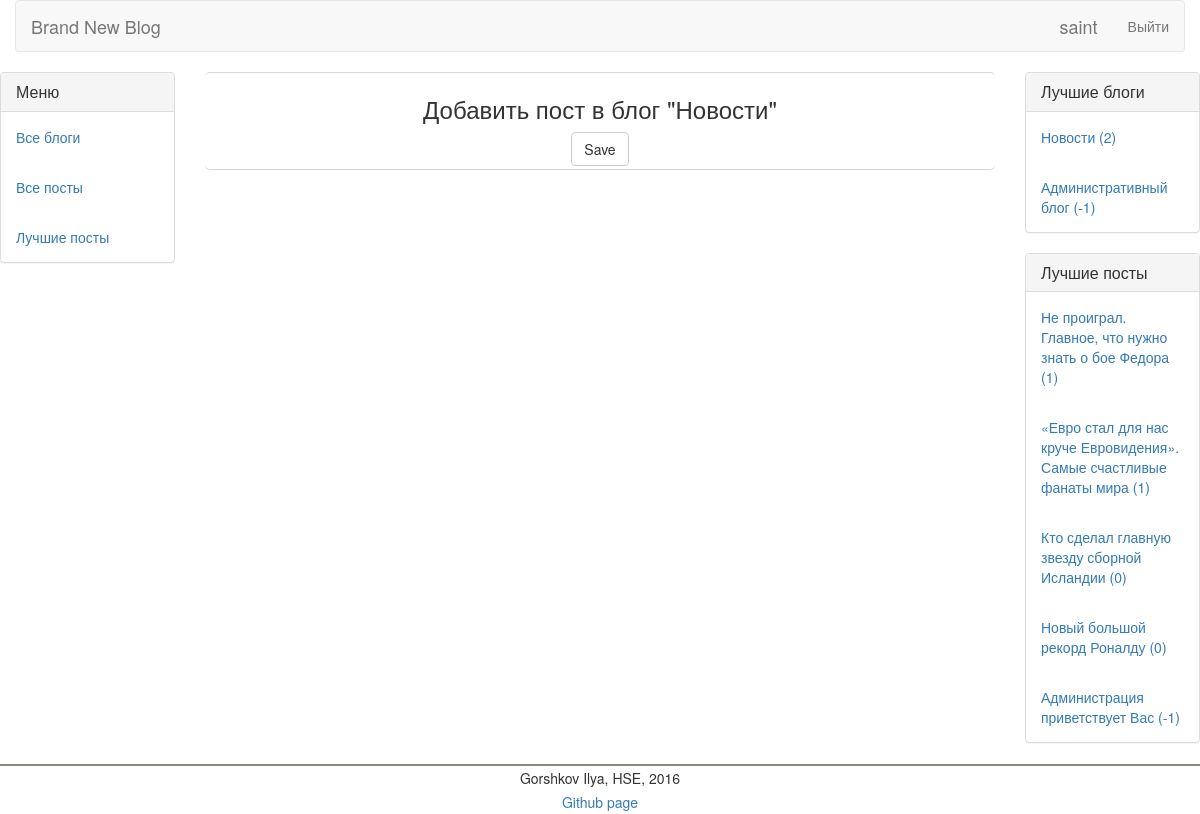
Screenshot of /blog/news/add_post (signed in) with the database file from the repository.
### collective_blog/models.py (models this page shows)
class Blog(models.Model):
     full_name = models.CharField(max_length=70)
     name = models.CharField(max_length=30)
     description = models.CharField(max_length=140, default = '')
     rating = models.IntegerField(default=0)
     def __str__(self):
        return self.full_name

class Post(models.Model):
     author = models.ForeignKey(User, default=0)
     blog = models.ForeignKey('Blog')
     title = models.CharField(max_length=70)
     text = models.TextField()
     rating = models.IntegerField(default=0)
     published_date = models.DateTimeField(
            blank=True, null=True)
     def __str__(self):
        return self.title

### collective_blog/views.py (the view)
# urls.py: url(r'^blog/(?P<blog_id>[a-zA-Z0-9]+)/add_post$', views.add_post, name='add_post'),
def add_post(request, blog_id):
    if not request.user.is_authenticated():
        return custom_handler404(request)
    Top_blogs, Top_posts = update_Blogs_and_Posts_by_rating()
    blog = Blog.objects.filter(name=blog_id)
    form = AddPostForm(request.POST)
    if request.method == 'POST':
        form = AddPostForm(request.POST)
        if form.is_valid():
            new_post = Post(blog = get_object_or_404(Blog, name=blog_id), title = form.cleaned_data['title'], text = form.cleaned_data['text'], published_date=timezone.now(), author=request.user)
            new_post.save()
            return blog_detail(request, blog_id)
    else:
        form = AddPostForm()
    return render(request, 'collective_blog/add_post.html', {"Blogs":Top_blogs, "Posts":Top_posts, "Blog_name":blog[0], "Form":AddPostForm, "title":'Добавить пост'})

### collective_blog/views.py (called while the page is built)
def update_Blogs_and_Posts_by_rating():
    Blogs = Blog.objects.order_by('-rating')[:5]
    Posts = Post.objects.order_by('-rating')[:5]
    return Blogs, Posts

### collective_blog/templates/collective_blog/add_post.html (shortened to what this page needs)
{% extends 'collective_blog/base.html' %}
{% block content %}
    <div class="col-md-8">
        <div align="center" class="post">
            <h3>Добавить пост в блог "{{ Blog_name }}"</h3>
            <form method="POST" class="post-form">
                {% load wysiwyg %}
                <button type="submit" class="save btn btn-default">Save</button>
            </form>
        </div>
    </div>
{% endblock %}

### collective_blog/templates/collective_blog/base.html (shortened to what this page needs)
{% load staticfiles %}
<!DOCTYPE html>
<html lang="ru">
  <head>
      <link href="{% static 'css/bootstrap.min.css' %}" rel="stylesheet">
      <link href="{% static 'css/style.css' %}" rel="stylesheet">
  </head>
  <body>
    <div class="container-fluid">
	    <div class="row">
		    <div class="col-md-12">
			    <nav class="navbar navbar-default" role="navigation">
				    <div class="navbar-header">
					     <a class="navbar-brand" href="/">Brand New Blog</a>
				    </div>
				    <div class="collapse navbar-collapse" id="bs-example-navbar-collapse-1">
					    <ul class="nav navbar-nav navbar-right">
                            {% if user.is_authenticated %}
                                <a class="navbar-brand" href="/">{{ user.username }}</a>
                                <li>
							        <a href="{% url 'logout' %}">Выйти</a>
						        </li>
                            {% endif %}
					    </ul>
				    </div>
			    </nav>
		    </div>
	    </div>
    </div>
	<div class="row">
		<div class="col-md-2">
			<div class="panel panel-default">
				<div class="panel-heading">
					<h3 class="panel-title">
						Меню
					</h3>
				</div>
				<div class="panel-body">
					<a href="{% url 'blogs_by_rating' page_number=1 %}">Все блоги</a>
				</div>
				<div class="panel-body">
					<a href="{% url 'by_date_all_page' page_number=1 %}">Все посты</a>
				</div>
				<div class="panel-body">
					<a href="{% url 'by_rating_all_page' page_number=1 %}">Лучшие посты</a>
				</div>
			</div>
		</div>
		{%  block content %}
        {% endblock %}
		<div class="col-md-2">
			<div class="panel panel-default">
				<div class="panel-heading">
					<h3 class="panel-title">
						Лучшие блоги
					</h3>
				</div>
                {% for Blog in Blogs %}
				<div class="panel-body">
					<a href="{% url 'blog_detail' blog_id=Blog.name %}">{{ Blog.full_name }} ({{ Blog.rating }})</a>
				</div>
                {% endfor %}
			</div>
			<div class="panel panel-default">
				<div class="panel-heading">
					<h3 class="panel-title">
						Лучшие посты
					</h3>
				</div>
                {% for Post in Posts %}
				<div class="panel-body">
					<a href="{% url 'post_detail' post_id=Post.pk blog_id=Post.blog.name%}">{{ Post }} ({{ Post.rating }})</a>
				</div>
                {% endfor %}
			</div>
		</div>
	</div>
    <div class="row">
		<div class="col-md-2">
		</div>
		<div class="col-md-8">
		</div>
		<div class="col-md-2">
		</div>
	</div>
  </body>
<table border="0" cellpadding="5" cellspacing="0" width="100%" style="border-top:2px solid #898680;">
<tr><td align="center" style="background:#FFFFFF;">Gorshkov Ilya, HSE, 2016</td></tr>
<tr><td align="center" style="background:#FFFFFF;"><span class="pbUrBTHC"><a href="https://github.com/iagorshkov/collective_blog">Github page</a></span></td></tr>
</table>
</html>

### collective_blog/static/css/style.css (style rules this page uses)
.post { text-overflow: ellipsis; padding:3px; border-top:solid 1px #d6d6d6; border-bottom:solid 1px #d6d6d6; -moz-border-radius-topleft: 5px; -moz-border-radius-topright:5px; -moz-border-radius-bottomleft:5px; -moz-border-radius-bottomright:5px; -webkit-border-top-left-radius:5px; -webkit-border-top-right-radius:5px; -webkit-border-bottom-left-radius:5px; -webkit-border-bottom-right-radius:5px; border-top-left-radius:5px; border-top-right-radius:5px; border-bottom-left-radius:5px; border-bottom-right-radius:5px; }
td { padding: 2px; vertical-align: bottom; }

### rows the page displays
Blog: full_name "Новости", rating "2"
Blog: full_name "Административный блог", rating "-1"
Post: title "Не проиграл. Главное, что нужно знать о бое Федора", rating "1"
Post: title "«Евро стал для нас круче Евровидения». Самые счастливые фанаты мира", rating "1"
Post: title "Кто сделал главную звезду сборной Исландии", rating "0"
Post: title "Новый большой рекорд Роналду", rating "0"
Post: title "Администрация приветствует Вас", rating "-1"

### other values shown
{{ user.username }} "saint"
